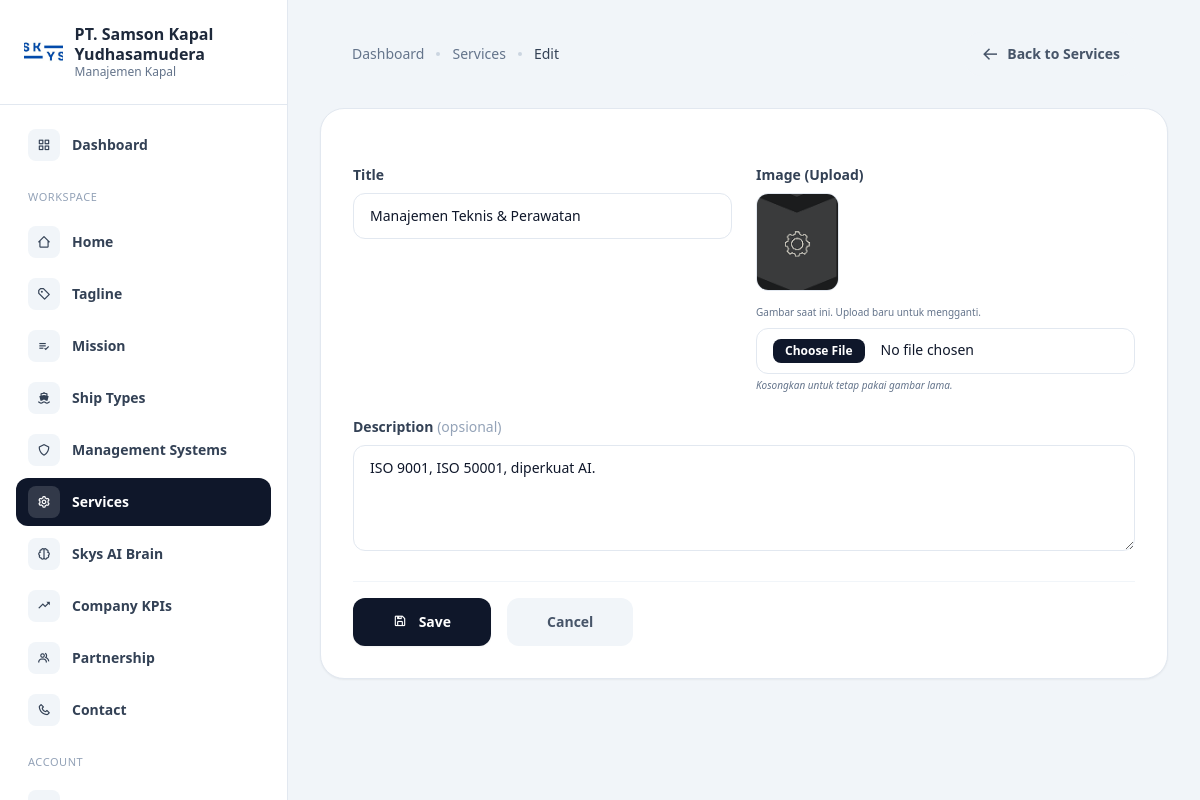
Page /dashboard/services/edit.php?id=2 (signed in) on the committed database.
### tables this page shows
CREATE TABLE `services` (
  `id` int UNSIGNED NOT NULL,
  `title` varchar(255) NOT NULL,
  `description` text,
  `image` varchar(255) NOT NULL,
  `user_id` int UNSIGNED DEFAULT NULL,
  `created_at` datetime NOT NULL DEFAULT CURRENT_TIMESTAMP,
  `updated_at` datetime DEFAULT NULL ON UPDATE CURRENT_TIMESTAMP
);

### controllers/ServicesController.php (called while the page is built, shortened)
<?php
class ServicesController
{
    private mysqli $db;
    public function __construct(mysqli $db, ?AuthController $auth = null)
    {
        $this->db = $db;
    }
    public function getById(int $id): ?array
    {
        $stmt = $this->db->prepare("SELECT s.id, s.title, s.description, s.image, s.user_id, s.created_at, s.updated_at, a.fullname FROM `services` s LEFT JOIN `accounts` a ON s.user_id = a.id WHERE s.id = ? LIMIT 1");
        $stmt->bind_param('i', $id);
        $stmt->execute();
        $row = $stmt->get_result()->fetch_assoc();
        return $row ?: null;
    }
}

### dashboard/services/edit.php (the view, shortened to what this page needs)
<?php
$id = isset($_GET['id']) ? (int) $_GET['id'] : 0;
require_once __DIR__ . '/../header.php';
require_once __DIR__ . '/../../config/db.php';
require_once __DIR__ . '/../../controllers/ServicesController.php';
$auth = new AuthController($db);
$controller = new ServicesController($db, $auth);
$row = $controller->getById($id);
$breadcrumbs = [
    ['label' => 'Dashboard', 'href' => '/dashboard'],
    ['label' => 'Services', 'href' => '/dashboard/services'],
    ['label' => 'Edit', 'href' => '#'],
];
?>
<div class="flex min-h-screen overflow-hidden">
    <?php require_once __DIR__ . '/../sidebar.php'; ?>
    <main class="flex-1 min-w-0 h-screen overflow-y-auto px-4 md:px-8 space-y-4 pb-4">
        <div class="px-4 md:px-8 py-4">
            <div class="flex items-center justify-between">
                <div class="flex items-center gap-3">
                    <?php echo renderBreadcrumb($breadcrumbs); ?>
                </div>
                <a href="/dashboard/services"
                    class="flex items-center gap-2 rounded-2xl bg-slate-100 px-4 py-2 text-sm font-semibold text-slate-600 hover:bg-slate-200 transition-all">
                    <i class='bx bx-arrow-back text-lg'></i>
                    <span class="hidden sm:inline">Back to Services</span>
                </a>
            </div>
        </div>
        <div class="rounded-3xl border border-slate-200 bg-white p-8 shadow-sm">
            <form action="/dashboard/services/process.php" method="POST" enctype="multipart/form-data" class="space-y-6"
                onsubmit="return validateForm()">
                <div class="grid grid-cols-1 md:grid-cols-2 gap-6">
                    <div>
                        <label class="block text-sm font-semibold text-slate-700 mb-2">Title</label>
                        <input type="text" name="title" required placeholder="Judul layanan..."
                            value="<?php echo htmlspecialchars($row['title']); ?>"
                            class="w-full rounded-xl border border-slate-200 px-4 py-3 text-sm focus:outline-none focus:ring-2 focus:ring-slate-900 focus:border-transparent transition-all">
                    </div>
                    <div>
                        <label class="block text-sm font-semibold text-slate-700 mb-2">Image (Upload)</label>
                        <?php if (!empty($row['image'])): ?>
                        <div class="mb-2 rounded-xl overflow-hidden bg-slate-100 border border-slate-200 inline-block">
                            <img src="<?php echo htmlspecialchars((strpos($row['image'], '/') === 0 ? '' : '/') . $row['image']); ?>" alt="" class="h-24 w-auto object-cover">
                        </div>
                        <p class="text-[10px] text-slate-500 mb-2">Gambar saat ini. Upload baru untuk mengganti.</p>
                        <?php endif; ?>
                        <input type="file" name="image" accept="image/*"
                            class="w-full rounded-xl border border-slate-200 px-4 py-2.5 text-sm file:mr-4 file:py-1 file:px-3 file:rounded-lg file:border-0 file:text-xs file:font-semibold file:bg-slate-900 file:text-white hover:file:bg-slate-800 focus:outline-none focus:ring-2 focus:ring-slate-900 transition-all">
                        <p class="mt-1 text-[10px] text-slate-500 italic">Kosongkan untuk tetap pakai gambar lama.</p>
                    </div>
                </div>
                <div>
                    <label class="block text-sm font-semibold text-slate-700 mb-2">Description <span class="text-slate-400 font-normal">(opsional)</span></label>
                    <textarea name="description" rows="4"
                        placeholder="Deskripsi layanan (boleh dikosongkan)..."
                        class="w-full rounded-xl border border-slate-200 px-4 py-3 text-sm focus:outline-none focus:ring-2 focus:ring-slate-900 focus:border-transparent transition-all"><?php echo htmlspecialchars($row['description'] ?? ''); ?></textarea>
                </div>
                <div class="flex items-center gap-4 pt-4 border-t border-slate-100">
                    <button type="submit"
                        class="flex-1 md:flex-none rounded-xl bg-slate-900 px-10 py-3.5 text-sm font-semibold text-white hover:bg-slate-800 transition-all shadow-sm">
                        <i class='bx bx-save mr-2'></i> Save
                    </button>
                    <a href="/dashboard/services"
                        class="flex-1 md:flex-none text-center rounded-xl bg-slate-100 px-10 py-3.5 text-sm font-semibold text-slate-600 hover:bg-slate-200 transition-all">
                        Cancel
                    </a>
                </div>
            </form>
        </div>
    </main>
</div>
<?php require_once __DIR__ . '/../footer.php'; ?>

### rows in the picture
services: title "Manajemen Teknis & Perawatan", image (picture), description "ISO 9001, ISO 50001, diperkuat AI."

### other values in the picture
$label "Dashboard"
$label "Services"
$label "Edit"
